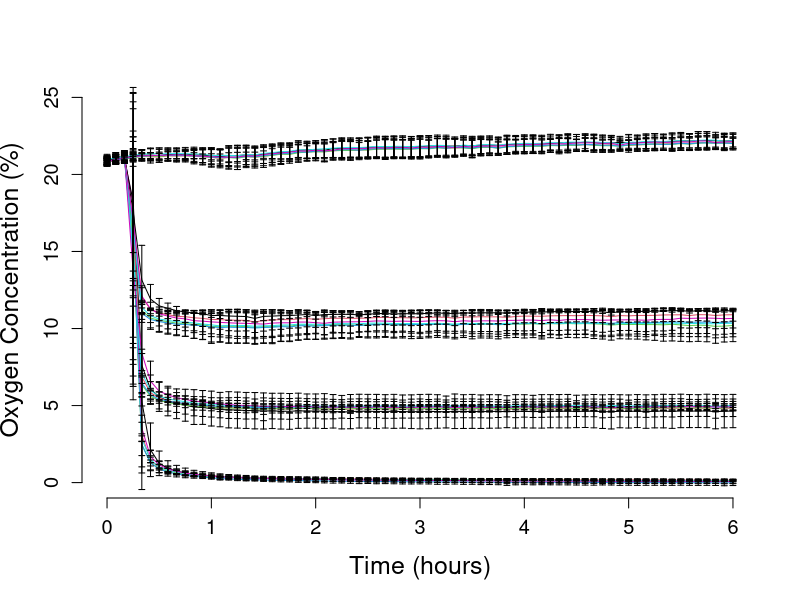
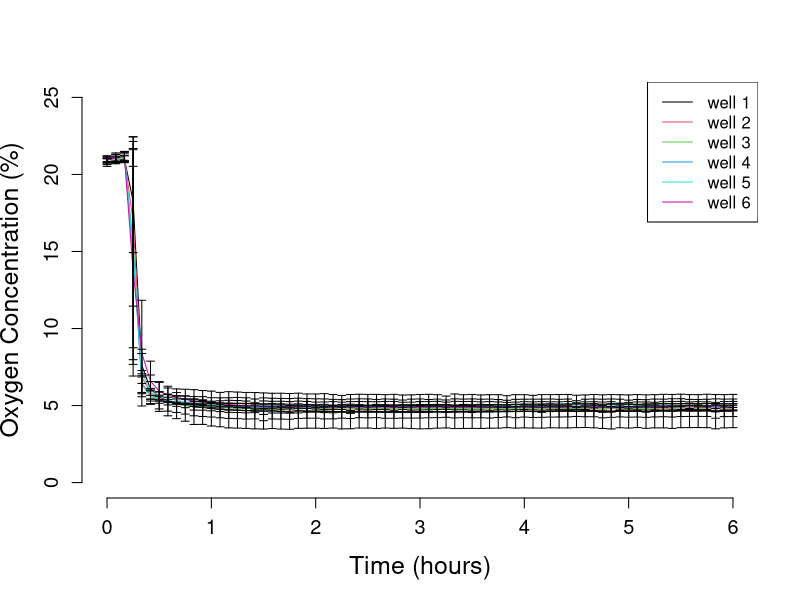

Here is the R script that generated these plots, in order:
oxygen_average <- read.csv(file='average.csv', sep=',', header=FALSE)
A <- seq(from = 0, to = (72*5), by = 5)
A <- (A/60)
matplot(A, oxygen_average, type = "l", pch=1, lty=1, col = 1:6, axes=F, ann=F, ylim=c(0,25))
#legend("topright", legend = 1:24, col=1:6, pch=1)
axis(1, cex.axis=1.2)
axis(2, cex.axis=1.2)
title(ylab="Oxygen Concentration (%)", xlab="Time (hours)", cex.lab=1.5)
std <- read.csv(file='std.csv', sep=',', header=FALSE)
for ( i in seq(1,length( std ),1) ) arrows(A, oxygen_average[,i]-std[,i], A, oxygen_average[,i]+std[,i], length=0.03, angle=90, code=3)

row1_range <- paste("V", 1:6, sep="")
row1 <- oxygen_average[row1_range]
row2_range <- paste("V", 7:12, sep="")
row2 <- oxygen_average[row2_range]
row3_range <- paste("V", 13:18, sep="")
row3 <- oxygen_average[row3_range]
row4_range <- paste("V", 19:24, sep="")
row4 <- oxygen_average[row4_range]

matplot(A, row2, type = "l", pch=1, lty=1, col = 1:6, axes=F, ann=F, ylim=c(0,25))
legend("topright", c("well 1","well 2","well 3","well 4","well 5", "well 6"), col=1:6, lty=1, )
axis(1, cex.axis=1.2)
axis(2, cex.axis=1.2)
title(ylab="Oxygen Concentration (%)", xlab="Time (hours)", cex.lab=1.5)
for ( i in seq(7, 12, 1) ) arrows(A, oxygen_average[,i]-std[,i], A, oxygen_average[,i]+std[,i], length=0.04, angle=90, code=3)
